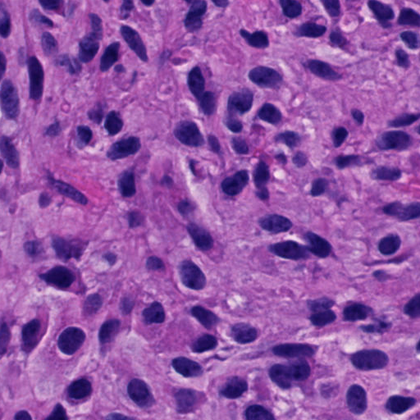
%> input picture data/512image/01.tif, 420 x 420 px, shrunk from 512 x 512 before the run; its folder holds only this picture in this run
$ octave --eval "getSeeds;"   (GNU Octave 9; MATLAB toolbox functions it lacks are replaced by stand-ins)
%> lines starting %> are read from the running program, lines starting %| are printed output that depends on the picture; in (x1, y1, x2, y2) boxes, pixels count from 0 and x2, y2 are one past the last pixel; in counts of white or black regions, pixels touching at a corner belong together; the program's own positions count from 1
### ColorDeconvolution_FullNewVer.m
%% H&E stain deconvolution
function [intensity, colorStainImages] = ColorDeconvolution_FullNewVer(I, M, stains)
%Aug 8, 2013: 1) correct errors in the original implementation
%             2) output color image for each stain
%
%Deconvolves multiple stains from RGB image I, given stain matrix 'M'.
%inputs:
%I - an MxNx3 RGB image in uint8 form range [0 - 255].
%M - a 3x3 matrix containing the color vectors in columns. For two stain images
%    the third column is zero.  Minumum two nonzero columns required.
%stains - a logical 3-vector indicating which output channels to produce.
%           Each element corresponds to the respective column of M.  Helps
%           reduce memory footprint when only one output stain is required.
%output:
%intensity - an MxNxsum(stains) intensity image in uint8 form range [0 - 255].  Each
%         channel is a stain intensity.  Channels are ordered same as
%         columns of 'M'.

%example inputs:
% M =[0.650 0.072 0;  %H&E 2 color matrix
%  0.704 0.990 0;
%  0.286 0.105 0];
%M = [0.29622945 0.47740915 0.72805583; %custom user H&E
%     0.82739717 0.7787432 0.001;
%    0.4771394  0.40698838 0.6855175];
%
%    Hemat  DAB  red_marker
%M = [0.650 0.368 0.103;...   %Red
%     0.704 0.570 0.696;...   %Green
%     0.286 0.731 0.711];     %Blue

for i = 1:3 %normalize stains
   if(norm(M(:,i), 2))
       M(:,i) = M(:,i)/norm(M(:,i));
   end
end

if(norm(M(:,3), 2) == 0) %only two colors specified
   if ((M(1,1)^2 + M(1,2)^2) > 1)
       M(1,3) = 0;
   else
       M(1,3) = sqrt(1 - (M(1,1)^2 + M(1,2)^2));
   end

   if ((M(2,1)^2 + M(2,2)^2) > 1)
       M(2,3) = 0;
   else
       M(2,3) = sqrt(1 - (M(2,1)^2 + M(2,2)^2));
   end

   if ((M(3,1)^2 + M(3,2)^2) > 1)
       M(3,3) = 0;
   else
       M(3,3) = sqrt(1 - (M(3,1)^2 + M(3,2)^2));
   end

   M(:,3) = M(:,3)/norm(M(:,3));
end


Q = inv(M);
%DELETE%Q = single(Q(logical(stains),:));

%convert from intensity to Optical Density (OD)
y_OD =deconvolution_normalize(single(im2vec(I)));

%Amount of stains
C = Q * y_OD;

%convert from OD to intensity
channels = deconvolution_denormalize(C);

%reshape back to an image
m = size(I,1); n = size(I,2);
intensity = uint8(zeros(m, n, sum(stains)));
for i = 1:sum(stains)
   intensity(:,:,i) = reshape(uint8(channels(i,:)), [m n]);
end

%generate color image associated with individual stains
colorStainImages = cell(1, sum(stains));
for i = 1:sum(stains)
   temp = uint8(zeros(m, n, sum(stains)));

   stain_OD = M(:,i)*C(i,:);
   stain_RGB = deconvolution_denormalize(stain_OD);

   temp(:,:,1) = reshape(uint8(stain_RGB(1,:)), [m n]);
   temp(:,:,2) = reshape(uint8(stain_RGB(2,:)), [m n]);
   temp(:,:,3) = reshape(uint8(stain_RGB(3,:)), [m n]);

   colorStainImages{i} = temp;
end


end

function vec = im2vec(I)
%converts color image to 3 x MN matrix

M = size(I,1);
N = size(I,2);

if(size(I,3) == 3)
    vec = [I(1:M*N); I(M*N+1:2*M*N); I(2*M*N+1:3*M*N)];
elseif(size(I,3) == 1)
    vec = [I(:)];
else
    vec = [];
end

vec = double(vec);

end


function normalized = deconvolution_normalize(data)
%Normalize raw color values according to Rufriok and Johnston's color
%deconvolution scheme.
%data - 3 x N matrix of raw color vectors (type double or single)
%normalized - 3 x N matrix of normalized color vectors (type double or
%single)

%normalized = -(255*log((data + 1)/255))/log(255); %not necessary to normalize to 0~255

normalized = (-1)*log( (data+eps)/255 );

end

function denormalized = deconvolution_denormalize(data)
%de-normalize raw color values according to Rufriok and Johnston's color
%deconvolution scheme.
%data - 3 x N matrix of raw color vectors (type double or single)
%denormalized - 3 x N matrix of normalized color vectors (type double or
%single)

%denormalized = exp(-(data - 255)*log(255)/255); %old implementation

denormalized = exp(-data)*255;

end

### Hessian2D.m
function [Dxx,Dxy,Dyy] = Hessian2D(I,Sigma)
%by Dirk-Jan Kroon

if nargin < 2, Sigma = 1; end

% Make kernel coordinates
[X,Y]   = ndgrid(-round(3*Sigma):round(3*Sigma));

% Build the gaussian 2nd derivatives filters
DGaussxx = 1/(2*pi*Sigma^4) * (X.^2/Sigma^2 - 1) .* exp(-(X.^2 + Y.^2)/(2*Sigma^2));
DGaussxy = 1/(2*pi*Sigma^6) * (X .* Y)           .* exp(-(X.^2 + Y.^2)/(2*Sigma^2));
DGaussyy = DGaussxx';

Dxx = imfilter(I,DGaussxx,'conv');
Dxy = imfilter(I,DGaussxy,'conv');
Dyy = imfilter(I,DGaussyy,'conv');

### pedge.m
function edgeTF = pedge(peaks, edge_canny, D, minD)

LongDisTF = D>minD;

[M,N] = size(edge_canny);
[m, ~] = size(peaks);
edgeTF = false(1, m*(m-1)/2);
unit_d = 0.1;

ind = 1;
for i = 1:(m-1)
    p2 = peaks(i,:);

    for j = (i+1):m
        if LongDisTF(ind)
            ind = ind + 1;
            continue;
        end

        p1 = peaks(j,:);

        dis = sqrt(sum((p1-p2).^2));
        n = ceil(dis/unit_d) + 2;
        x = round(linspace(p1(1), p2(1), n));
        x = min(N, max(1, x));
        y = round(linspace(p1(2), p2(2), n));
        y = min(M, max(1, y));

        TF = diag(edge_canny(y, x));
        if any(TF)
            edgeTF(ind) =  true;
        end

        ind = ind + 1;

    end
    %fprintf('Progress: %f%%\n', ind*100/length(edgeTF));
end


### getSeeds.m
% Function for seed detection
function getSeeds(inputFileName)

addpath('./utilities');
%process all .bmp images
if nargin==0
    dataPath = '.\data\512image\';

    inputFileName = dir([dataPath '*.tif']);
    inputFileName = {inputFileName.name}.';

    for i = 1:length(inputFileName)
        fprintf('Image %d (%s) is processed... \n', i, inputFileName{i});
        getSeeds([dataPath  inputFileName{i}]);
%> call 2 of getSeeds, with inputFileName = '.\data\512image\01.tif'
%> in getSeeds, I is the input picture: size 420x420x3 uint8; mean R, G, B 145.8, 85.4, 164.5
    end
    return;
end


close all;
imtool close all;
warning('off', 'all');
clc;

%load image
I=imread(inputFileName);


%define OD matrix; each column is associated with one stain (i.e. Hematoxylin, Eosin, and red_marker)
%        Hemat      Eosin    Null
stains =[0.554688  0.380814  0;...   %Red
    0.781334  0.87215   0;...   %Green
    0.286075  0.307141  0];     %Blue
% stains =[0.554688  0.380814  0.13193;...   %Red
%          0.781334  0.87215   0.900097;...   %Green
%          0.286075  0.307141  0.415234];     %Blue
% stains =[0.554688  0.380814  0.191667;...   %Red
%          0.781334  0.87215   0.862937;...   %Green
%          0.286075  0.307141  0.46755];     %Blue

%calculate stain intensities using color deconvolution
[Deconvolved, colorImage] = ColorDeconvolution_FullNewVer(I, stains, [true true true]);
%> after the loop in ColorDeconvolution_FullNewVer, `for i = 1:sum(stains)`:
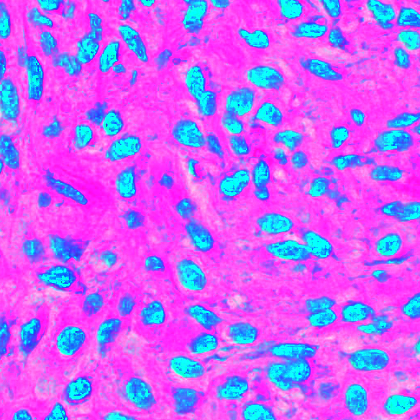
%> intensity: size 420x420x3 uint8; mean R, G, B 197.1, 100.8, 246.6
%> after the loop in ColorDeconvolution_FullNewVer, `for i = 1:sum(stains)`:
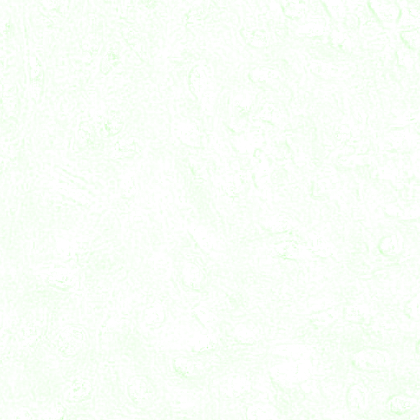
%> temp: size 420x420x3 uint8; mean R, G, B 249.6, 255, 248.4
%> after the loop in ColorDeconvolution_FullNewVer, `for i = 1:sum(stains)`: colorStainImages = 3 items
Hemat = Deconvolved(:,:,1);
Eosin = Deconvolved(:,:,2);

%complement and smooth image
sigma=1;%5; %important!
G = fspecial('gaussian',round(3*sigma)*2+1,sigma); % Gaussian kernel
h = imcomplement(Hemat);
f = conv2(h, G, 'same');

%morphological reconstruction
uint8f = uint8(f);

marker = imopen(uint8f, strel('disk',10));
recon = imreconstruct(marker,uint8f, 8);
dif = uint8f - recon;


%voting with sign of eigenvalues from Hessian matrix
vote = zeros(size(dif));
for sigma = 3:0.3:10;
    [fxx,fxy,fyy] = Hessian2D(double(dif), sigma);
    fxx = (sigma^2)*fxx;
    fxy = (sigma^2)*fxy;
    fyy = (sigma^2)*fyy;

    tmp = sqrt((fxx - fyy).^2 + 4*fxy.^2);
    Lambda1 = 0.5*(fxx + fyy + tmp);
    TF = Lambda1 < 0;
    vote(TF) = vote(TF) + 1;
end

%otusu thresholding
level = graythresh(uint8f);
otsuBW = im2bw(uint8f, level);
minOtsuA = 150;
otsuBW = bwareaopen(otsuBW, minOtsuA, 8);

%canny edge
grayI = imcomplement(rgb2gray(I));
edge_canny = logical(edge(double(grayI),'canny', [ ], 2));

%peak detection on voting map (merge by connection and distance)
minD = 15; %10;%18;
minA = 10; %20;
alpha = 10;

v = sort(unique(vote(:)),'descend');
vnorm = (flipud(v) - v(end))/(v(1)-v(end)); %normalize [vmax, vmin] to [0, 1]
peaks = []; %peaks(x, y);
% stage 1
fprintf('Stage 1: find peaks with otusu, distance, connectivity constraints...\n');

for i = 1:length(v)
    a = vote >= v(i);
    L = bwlabel(a, 4);
    c = regionprops(L, 'Area', 'Centroid');
    d = round(reshape([c.Centroid], 2,length(c))');
    d = max(1, d);
    d(:,1) = min(size(vote,2), d(:,1));
    d(:,2) = min(size(vote,1), d(:,2));
    otsuTF = otsuBW((d(:,1)-1)*size(vote,1)+d(:,2))';
    b = ismember(L, find( otsuTF & ([c.Area]>(minA+exp(alpha*vnorm(i)))) ) );
    L = bwlabel(b, 4);
    c = regionprops(L, 'Centroid');
    cand_length = length(c);
    fprintf('new %d center candidates at voting threshold: %d\n', cand_length, v(i));

    if ~isempty(peaks)  %merge by connection
        removeL = L((peaks(:,1)-1) * size(vote,1) + peaks(:,2));
        removeTF = ismember(1:max(L(:)), removeL);
        c(removeTF) = [];
        fprintf('reduce %d centers covered by connected component of upper level centers:\n', sum(removeTF));
    else
        removeTF = [];
    end


    c = reshape([c.Centroid], 2,length(c))';
    c = round(c);
    c = max(1, c);
    c(:,1) = min(size(vote,2), c(:,1));
    c(:,2) = min(size(vote,1), c(:,2));

    c = [peaks; c];
    dist_length = 0;

    while true %merge by distance metric

        D = pdist(c,'euclidean');
        if all(D>minD)
            break;
        end

        D = squareform(D);

        diagInd = ((1:size(D,1))-1)*size(D,1)+(1:size(D,1));
        D(diagInd) = Inf;
        mergeTF = D<=minD;

        accuD = Inf(size(D,1)-1, 1);
        for j = 1:size(D,1)-1
            lineMergeTF = [false(1, j) mergeTF(j, j+1:end)];

            if sum(lineMergeTF) ~= 0
                accuD(j) = sum(D(j,lineMergeTF));
            end
        end

        [~, minInd] = min(accuD);

        minLineMergeTF = [false(1, minInd-1) true mergeTF(minInd, minInd+1:end)];
        cluster_c = round(mean(c(minLineMergeTF',:),1));
        temp = c(minLineMergeTF',:);
        c(minInd,:) = cluster_c;
        remainingMergeTF = [false(1, minInd)  mergeTF(minInd, minInd+1:end)];
        c(remainingMergeTF',:) = [];

        %fprintf('cluster %d adjacent points by distance metric: minD=%d\n', sum(minLineMergeTF), minD);
        dist_length = dist_length + sum(minLineMergeTF)-1;

    end


    orig_length = size(peaks,1);
    peaks = c;
    fprintf(['After voting threshold %d: '...
        '%d(original)+%d(new candidate)-%d(connection)-%d(distance)=%d\n\n'],...
        v(i), orig_length, cand_length, sum(removeTF), dist_length, size(peaks,1));
    if (orig_length+cand_length-sum(removeTF)-dist_length)~=size(peaks,1)
        error('center number does not match: orig_length+cand_length-sum(removeTF)-dist_length=%d; size(peaks)=%d',...
            orig_length+cand_length-sum(removeTF)-dist_length, size(peaks,1) );
    end

    %imshow(I,[]);hold on;scatter(peaks(:,1), peaks(:,2), 100, 'g+');

end

%figure; imshow(I,[]);hold on;scatter(peaks(:,1), peaks(:,2), 100, 'g+');
peaks_stage1 = peaks;

fprintf('----------------------------------------------------------------\n\n');
% stage 2
fprintf('Stage 2: Merge peaks with distance and canny edge constraints...\n');
minD = 25;
canny_dist_length = 0;
while true %merge by distance metric and canny edge points

    D = pdist(peaks,'euclidean');
    edgeTF = pedge(peaks, edge_canny, D, minD);

    if all((D>minD) | edgeTF)
        break;
    end

    D = squareform(D);
    edgeTF = squareform(edgeTF);

    diagInd = ((1:size(D,1))-1)*size(D,1)+(1:size(D,1));
    D(diagInd) = Inf;
    mergeTF = D<=minD;

    edgeTF(diagInd) = false;

    accuD = Inf(size(D,1)-1, 1);
    for j = 1:size(D,1)-1
        lineMergeTF = [false(1, j) mergeTF(j, j+1:end)];
        lineEdgeTF =  [false(1, j)  edgeTF(j, j+1:end)];

        if sum(lineMergeTF & ~lineEdgeTF) ~= 0
            accuD(j) = sum(D(j, lineMergeTF & ~lineEdgeTF));
        end
    end

    %edgeTF = edgeTF | edgeTF';

    [~, minInd] = min(accuD);
    minLineMergeTF = [false(1, minInd-1) true (mergeTF(minInd, minInd+1:end) & ~edgeTF(minInd,minInd+1:end))];

    cluster_peak = round(mean(peaks(minLineMergeTF',:),1));
    temp = peaks(minLineMergeTF',:);
    peaks(minInd,:) = cluster_peak;
    remainingMergeTF = [false(1, minInd)  (mergeTF(minInd, minInd+1:end) & ~edgeTF(minInd,minInd+1:end))];
    peaks(remainingMergeTF',:) = [];

    %fprintf('cluster %d adjacent points by distance metric: minD=%d and canny edge\n', sum(minLineMergeTF), minD);
    canny_dist_length = canny_dist_length + sum(minLineMergeTF)-1;


end

fprintf('%d(original)-%d(distance)=%d(final)\n', size(peaks,1), canny_dist_length, size(peaks,1)-canny_dist_length);


stage1TF = true(size(peaks,1),1);
for i = 1:size(peaks,1)
    xTF = (peaks_stage1(:,1) == peaks(i,1));
    if sum(xTF) == 0
        stage1TF(i) = false;
        continue;
    end

    yTF = (peaks_stage1(xTF,2) == peaks(i,2));

    if sum(yTF) == 0.
        stage1TF(i) = false;
    end

end
figure;imshow(I,[]);hold on;scatter(peaks(stage1TF,1), peaks(stage1TF,2), 100, 'c+');
scatter(peaks(~stage1TF,1), peaks(~stage1TF,2), 100, 'c+');
% save seeds into file
k = strfind(inputFileName, '\');
outputFileName = [inputFileName(k(end)+1:end)];
save(['.\data\seed_detection_result\' outputFileName '.mat'], 'peaks');

keyboard;

end
%> after the loop in getSeeds (call 2), `for sigma = 3:0.3:10;`:
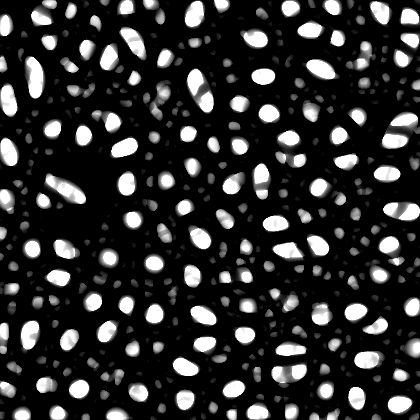
%> vote: size 420x420 double; min 0, max 24, mean 4.6; drawn with min black and max white
%> in getSeeds (call 2), `level = graythresh(uint8f);`: level = 0.416
%> in getSeeds (call 2), `otsuBW = im2bw(uint8f, level);`:
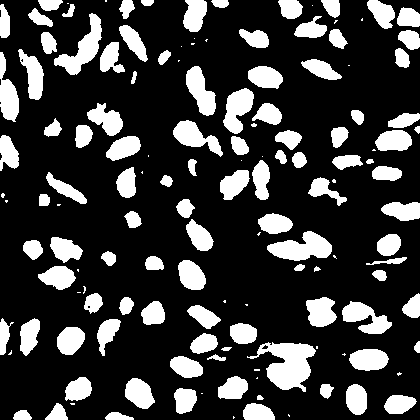
%> otsuBW: size 420x420 logical; 23.2% white; 142 white regions (38 under 20 px), largest, box (x1, y1, x2, y2) and area: (247, 342, 316, 392) 1789, (267, 231, 332, 261) 1175, (54, 13, 102, 75) 1095
%> in getSeeds (call 2), `grayI = imcomplement(rgb2gray(I));`:
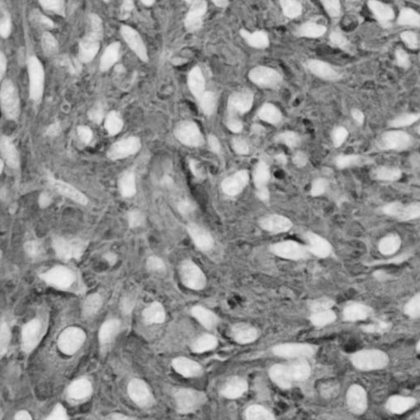
%> grayI: size 420x420 uint8; min 21, max 240, mean 142.6
%> in getSeeds (call 2), `edge_canny = logical(edge(double(grayI),'canny', [ ], 2));`:
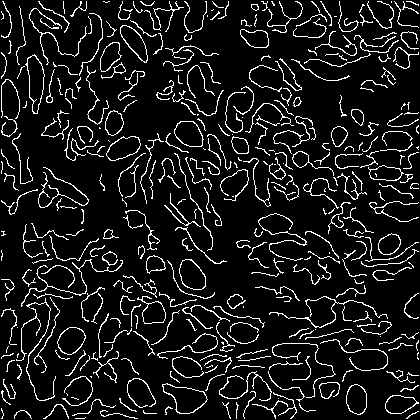
%> edge_canny: size 420x420 logical; 9.9% white in thin lines or dots
%> in getSeeds (call 2), `v = sort(unique(vote(:)),'descend');`: v = 25 values, max 24 at index 1, min 0 at index 25, mean 12
%> in getSeeds (call 2), `vnorm = (flipud(v) - v(end))/(v(1)-v(end));`: vnorm = 25 values from 0 to 1
%> the loop in getSeeds (call 2), `for i = 1:length(v)` made 25 passes
%> (cand_length, removeTF, orig_length) on pass 16: (3, [true true true], 96)
%> (cand_length, orig_length) on passes 1, 2, 3, 8, 9, 10: (100, 0), (98, 92), (95, 94), (94, 96), (94, 96), (94, 96)
%> (printed output is left out)
%> pass 1, in getSeeds (call 2), `L = bwlabel(b, 4);`:
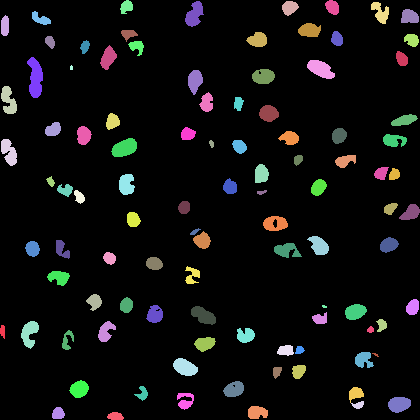
%> L: size 420x420 double; 101 distinct labels, from 0 to 100; one colour per label, 0 black
%> after the loop in getSeeds (call 2), `for i = 1:length(v)`: D = 4560 values, max 546 at index 179, min 15.23 at index 1243, mean 227.8; c = 96 rows, first 12: [3 332; 6 27; 9 101; 10 153; 30 334; 33 249; 36 79; 41 20; 51 42; 54 130; 51 182; 60 278]; removeL = 96 values from 0 to 0
%> in getSeeds (call 2), `peaks_stage1 = peaks;`: peaks_stage1 has the same summary as c
%> the loop in getSeeds (call 2), `while true` made 1 pass
%> (the run ends here)

$ run again, on data/512image/05.tif
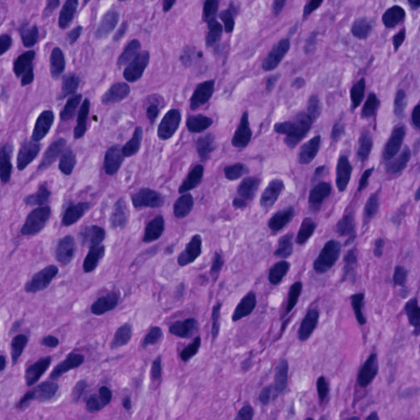
%> input picture data/512image/05.tif, 420 x 420 px, shrunk from 512 x 512 before the run
%> in getSeeds, I is the input picture: size 420x420x3 uint8; mean R, G, B 131.6, 83.9, 160
%> after the loop in ColorDeconvolution_FullNewVer, `for i = 1:sum(stains)`:
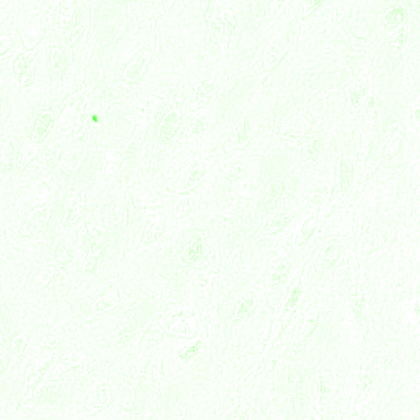
%> temp: size 420x420x3 uint8; mean R, G, B 246.1, 255, 244.1
%> after the loop in ColorDeconvolution_FullNewVer, `for i = 1:sum(stains)`: colorStainImages = 3 items
%> level = 0.514
%> edge_canny: size 420x420 logical; 9.6% white in thin lines or dots
%> v = 25 values, max 24 at index 1, min 0 at index 25, mean 12
%> vnorm = 25 values from 0 to 1
%> the loop in getSeeds (call 2), `for i = 1:length(v)` made 25 passes
%> (cand_length, removeTF, orig_length) on pass 17: (1, true, 107)
%> (printed output is left out)
%> pass 1, in getSeeds (call 2), `L = bwlabel(b, 4);`:
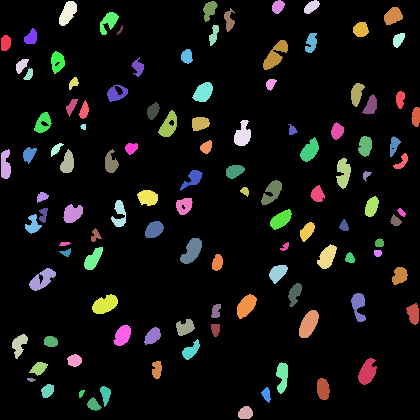
%> L: size 420x420 double; 112 distinct labels, from 0 to 111; one colour per label, 0 black
%> after the loop in getSeeds (call 2), `for i = 1:length(v)`: D = 5671 values, max 533.3 at index 5604, min 15.62 at index 2354, mean 218.4; c = 107 rows, first 12: [6 44; 6 166; 20 345; 26 70; 30 155; 32 38; 38 222; 34 378; 43 280; 44 124; 43 198; 48 391]; removeL = 107 values from 0 to 0
%> peaks_stage1 has the same summary as c
%> the loop in getSeeds (call 2), `while true` made 1 pass
